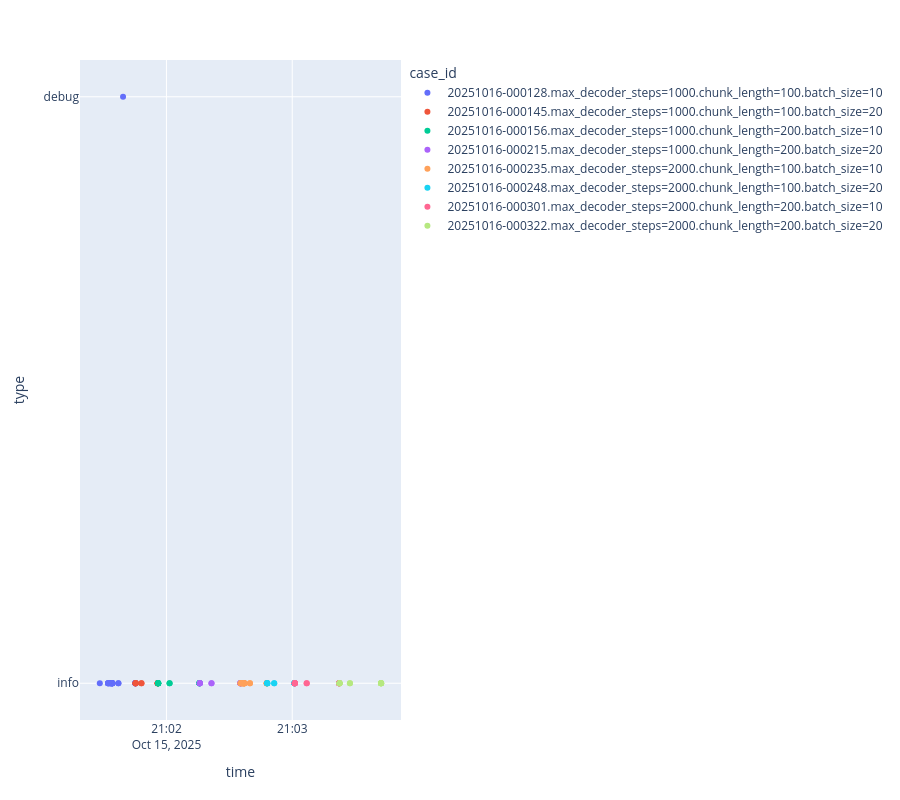

This figure's notebook cell:
### Code cell
px.scatter(df_log, x = "time", y = "type", color= "case_id", hover_data=["message"], height=800)

### Figure 1 — Plotly figure (JSON) as saved in the notebook; plotly's stock layout.template omitted (floating-point values rounded to 4 significant figures)
{"data": [{"customdata": [["done saving sound"], ["Audio saved to output/20251016/0001/20251016-000128.max_decoder_steps=1000.chunk_length=100.batch_size=10.wav"], ["saving sound"], ["recombine batch"], ["restore order of sentences"], [" Done Running text_to_speech_df"], ["     vocoder model finished"], ["do we really want to Ignore permission errors?"], ["     running vocoder model"], ["     TTS model finished"], ["     running TTS model"], ["     actual batch size: 5"], ["feeding 10 chunks: 0 to 5 from range [0,5] (total 5 chunks)"], [" Running text_to_speech_df"], [" initializing .meta.batch_size to 10"], ["limited to chunks 20 to 25"], [" initializing .meta.limit to [20, 25]"], [" initializing .meta.chunk_length to 100"], ["Loading pretrained files for: generator"], ["Fetch generator.ckpt: Fetching from HuggingFace Hub 'speechbrain/tts-hifigan-ljspeech' if not cached"], ["Fetch custom.py: Fetching from HuggingFace Hub 'speechbrain/tts-hifigan-ljspeech' if not cached"], ["Fetch hyperparams.yaml: Fetching from HuggingFace Hub 'speechbrain/tts-hifigan-ljspeech' if not cached"], [" initializing .model_voc.name to tts-hifigan-ljspeech"], ["Loading pretrained files for: model"], ["Fetch model.ckpt: Fetching from HuggingFace Hub 'speechbrain/tts-tacotron2-ljspeech' if not cached"], ["Fetch custom.py: Fetching from HuggingFace Hub 'speechbrain/tts-tacotron2-ljspeech' if not cached"], ["Fetch hyperparams.yaml: Fetching from HuggingFace Hub 'speechbrain/tts-tacotron2-ljspeech' if not cached"], [" initializing .model_tts.name to tts-tacotron2-ljspeech"], [" initializing .meta.overrides.max_decoder_steps to 1000"], [" initializing .meta.device to CPU"], [" initializing .data.test_data to data/arXiv-2106.04624v1/main.tex"]], "hovertemplate": "case_id=20251016-000128.max_decoder_steps=1000.chunk_length=100.batch_size=10<br>time=%{x}<br>type=%{y}<br>message=%{customdata[0]}<extra></extra>", "legendgroup": "20251016-000128.max_decoder_steps=1000.chunk_length=100.batch_size=10", "marker": {"color": "#636efa", "symbol": "circle"}, "mode": "markers", "name": "20251016-000128.max_decoder_steps=1000.chunk_length=100.batch_size=10", "orientation": "v", "showlegend": true, "type": "scatter", "x": ["2025-10-15T21:01:45.190690", "2025-10-15T21:01:45.190644", "2025-10-15T21:01:45.185477", "2025-10-15T21:01:45.184221", "2025-10-15T21:01:45.183839", "2025-10-15T21:01:45.183794", "2025-10-15T21:01:45.167612", "2025-10-15T21:01:39.301201", "2025-10-15T21:01:37.083502", "2025-10-15T21:01:37.083326", "2025-10-15T21:01:34.159715", "2025-10-15T21:01:34.159683", "2025-10-15T21:01:34.156209", "2025-10-15T21:01:34.156128", "2025-10-15T21:01:34.150955", "2025-10-15T21:01:34.139900", "2025-10-15T21:01:34.139845", "2025-10-15T21:01:34.132899", "2025-10-15T21:01:34.052484", "2025-10-15T21:01:33.884280", "2025-10-15T21:01:33.499823", "2025-10-15T21:01:33.307505", "2025-10-15T21:01:33.306937", "2025-10-15T21:01:33.216998", "2025-10-15T21:01:33.041543", "2025-10-15T21:01:32.559263", "2025-10-15T21:01:32.146544", "2025-10-15T21:01:32.146049", "2025-10-15T21:01:32.141883", "2025-10-15T21:01:32.137719", "2025-10-15T21:01:28.210002"], "xaxis": "x", "y": ["info", "info", "info", "info", "info", "info", "info", "debug", "info", "info", "info", "info", "info", "info", "info", "info", "info", "info", "info", "info", "info", "info", "info", "info", "info", "info", "info", "info", "info", "info", "info"], "yaxis": "y"}, {"customdata": [["done saving sound"], ["Audio saved to output/20251016/0001/20251016-000145.max_decoder_steps=1000.chunk_length=100.batch_size=20.wav"], ["saving sound"], ["recombine batch"], ["restore order of sentences"], [" Done Running text_to_speech_df"], ["     vocoder model finished"], ["     running vocoder model"], ["     TTS model finished"], ["     running TTS model"], ["     actual batch size: 5"], ["feeding 20 chunks: 0 to 5 from range [0,5] (total 5 chunks)"], [" Running text_to_speech_df"], [" re-initializing .meta.batch_size from 10 to 20"]], "hovertemplate": "case_id=20251016-000145.max_decoder_steps=1000.chunk_length=100.batch_size=20<br>time=%{x}<br>type=%{y}<br>message=%{customdata[0]}<extra></extra>", "legendgroup": "20251016-000145.max_decoder_steps=1000.chunk_length=100.batch_size=20", "marker": {"color": "#EF553B", "symbol": "circle"}, "mode": "markers", "name": "20251016-000145.max_decoder_steps=1000.chunk_length=100.batch_size=20", "orientation": "v", "showlegend": true, "type": "scatter", "x": ["2025-10-15T21:01:55.854378", "2025-10-15T21:01:55.854317", "2025-10-15T21:01:55.846599", "2025-10-15T21:01:55.845484", "2025-10-15T21:01:55.845018", "2025-10-15T21:01:55.844968", "2025-10-15T21:01:55.823923", "2025-10-15T21:01:48.069262", "2025-10-15T21:01:48.069119", "2025-10-15T21:01:45.304113", "2025-10-15T21:01:45.304075", "2025-10-15T21:01:45.300875", "2025-10-15T21:01:45.300768", "2025-10-15T21:01:45.293831"], "xaxis": "x", "y": ["info", "info", "info", "info", "info", "info", "info", "info", "info", "info", "info", "info", "info", "info"], "yaxis": "y"}, {"customdata": [["done saving sound"], ["Audio saved to output/20251016/0001/20251016-000156.max_decoder_steps=1000.chunk_length=200.batch_size=10.wav"], ["saving sound"], ["recombine batch"], ["restore order of sentences"], [" Done Running text_to_speech_df"], ["     vocoder model finished"], ["     running vocoder model"], ["     TTS model finished"], ["     running TTS model"], ["     actual batch size: 5"], ["feeding 10 chunks: 0 to 5 from range [0,5] (total 5 chunks)"], [" Running text_to_speech_df"], [" re-initializing .meta.batch_size from 20 to 10"], ["limited to chunks 20 to 25"], [" initializing .meta.limit to [20, 25]"], [" re-initializing .meta.chunk_length from 100 to 200"]], "hovertemplate": "case_id=20251016-000156.max_decoder_steps=1000.chunk_length=200.batch_size=10<br>time=%{x}<br>type=%{y}<br>message=%{customdata[0]}<extra></extra>", "legendgroup": "20251016-000156.max_decoder_steps=1000.chunk_length=200.batch_size=10", "marker": {"color": "#00cc96", "symbol": "circle"}, "mode": "markers", "name": "20251016-000156.max_decoder_steps=1000.chunk_length=200.batch_size=10", "orientation": "v", "showlegend": true, "type": "scatter", "x": ["2025-10-15T21:02:15.787768", "2025-10-15T21:02:15.787706", "2025-10-15T21:02:15.778493", "2025-10-15T21:02:15.777135", "2025-10-15T21:02:15.776761", "2025-10-15T21:02:15.776714", "2025-10-15T21:02:15.749762", "2025-10-15T21:02:01.492153", "2025-10-15T21:02:01.491958", "2025-10-15T21:01:56.066090", "2025-10-15T21:01:56.066029", "2025-10-15T21:01:56.061512", "2025-10-15T21:01:56.061428", "2025-10-15T21:01:56.055010", "2025-10-15T21:01:56.043847", "2025-10-15T21:01:56.043797", "2025-10-15T21:01:56.036803"], "xaxis": "x", "y": ["info", "info", "info", "info", "info", "info", "info", "info", "info", "info", "info", "info", "info", "info", "info", "info", "info"], "yaxis": "y"}, {"customdata": [["done saving sound"], ["Audio saved to output/20251016/0001/20251016-000215.max_decoder_steps=1000.chunk_length=200.batch_size=20.wav"], ["saving sound"], ["recombine batch"], ["restore order of sentences"], [" Done Running text_to_speech_df"], ["     vocoder model finished"], ["     running vocoder model"], ["     TTS model finished"], ["     running TTS model"], ["     actual batch size: 5"], ["feeding 20 chunks: 0 to 5 from range [0,5] (total 5 chunks)"], [" Running text_to_speech_df"], [" re-initializing .meta.batch_size from 10 to 20"]], "hovertemplate": "case_id=20251016-000215.max_decoder_steps=1000.chunk_length=200.batch_size=20<br>time=%{x}<br>type=%{y}<br>message=%{customdata[0]}<extra></extra>", "legendgroup": "20251016-000215.max_decoder_steps=1000.chunk_length=200.batch_size=20", "marker": {"color": "#ab63fa", "symbol": "circle"}, "mode": "markers", "name": "20251016-000215.max_decoder_steps=1000.chunk_length=200.batch_size=20", "orientation": "v", "showlegend": true, "type": "scatter", "x": ["2025-10-15T21:02:35.301858", "2025-10-15T21:02:35.301774", "2025-10-15T21:02:35.293762", "2025-10-15T21:02:35.292475", "2025-10-15T21:02:35.292023", "2025-10-15T21:02:35.291970", "2025-10-15T21:02:35.269032", "2025-10-15T21:02:21.480397", "2025-10-15T21:02:21.480270", "2025-10-15T21:02:15.919899", "2025-10-15T21:02:15.919842", "2025-10-15T21:02:15.914351", "2025-10-15T21:02:15.914259", "2025-10-15T21:02:15.905358"], "xaxis": "x", "y": ["info", "info", "info", "info", "info", "info", "info", "info", "info", "info", "info", "info", "info", "info"], "yaxis": "y"}, {"customdata": [["done saving sound"], ["Audio saved to output/20251016/0001/20251016-000235.max_decoder_steps=2000.chunk_length=100.batch_size=10.wav"], ["saving sound"], ["recombine batch"], ["restore order of sentences"], [" Done Running text_to_speech_df"], ["     vocoder model finished"], ["     running vocoder model"], ["     TTS model finished"], ["     running TTS model"], ["     actual batch size: 5"], ["feeding 10 chunks: 0 to 5 from range [0,5] (total 5 chunks)"], [" Running text_to_speech_df"], [" re-initializing .meta.batch_size from 20 to 10"], ["limited to chunks 20 to 25"], [" initializing .meta.limit to [20, 25]"], [" re-initializing .meta.chunk_length from 200 to 100"], ["Loading pretrained files for: generator"], ["Fetch generator.ckpt: Fetching from HuggingFace Hub 'speechbrain/tts-hifigan-ljspeech' if not cached"], ["Fetch custom.py: Fetching from HuggingFace Hub 'speechbrain/tts-hifigan-ljspeech' if not cached"], ["Fetch hyperparams.yaml: Fetching from HuggingFace Hub 'speechbrain/tts-hifigan-ljspeech' if not cached"], [" initializing .model_voc.name to tts-hifigan-ljspeech"], ["Loading pretrained files for: model"], ["Fetch model.ckpt: Fetching from HuggingFace Hub 'speechbrain/tts-tacotron2-ljspeech' if not cached"], ["Fetch custom.py: Fetching from HuggingFace Hub 'speechbrain/tts-tacotron2-ljspeech' if not cached"], ["Fetch hyperparams.yaml: Fetching from HuggingFace Hub 'speechbrain/tts-tacotron2-ljspeech' if not cached"], [" initializing .model_tts.name to tts-tacotron2-ljspeech"], [" re-initializing .meta.overrides.max_decoder_steps from 1000 to 2000"]], "hovertemplate": "case_id=20251016-000235.max_decoder_steps=2000.chunk_length=100.batch_size=10<br>time=%{x}<br>type=%{y}<br>message=%{customdata[0]}<extra></extra>", "legendgroup": "20251016-000235.max_decoder_steps=2000.chunk_length=100.batch_size=10", "marker": {"color": "#FFA15A", "symbol": "circle"}, "mode": "markers", "name": "20251016-000235.max_decoder_steps=2000.chunk_length=100.batch_size=10", "orientation": "v", "showlegend": true, "type": "scatter", "x": ["2025-10-15T21:02:47.924374", "2025-10-15T21:02:47.924247", "2025-10-15T21:02:47.849215", "2025-10-15T21:02:47.847234", "2025-10-15T21:02:47.846735", "2025-10-15T21:02:47.846664", "2025-10-15T21:02:47.825247", "2025-10-15T21:02:39.829571", "2025-10-15T21:02:39.829341", "2025-10-15T21:02:37.102641", "2025-10-15T21:02:37.102606", "2025-10-15T21:02:37.098696", "2025-10-15T21:02:37.098554", "2025-10-15T21:02:37.087998", "2025-10-15T21:02:37.076256", "2025-10-15T21:02:37.076199", "2025-10-15T21:02:37.067352", "2025-10-15T21:02:36.993056", "2025-10-15T21:02:36.816905", "2025-10-15T21:02:36.436709", "2025-10-15T21:02:36.253271", "2025-10-15T21:02:36.252827", "2025-10-15T21:02:36.196511", "2025-10-15T21:02:36.021236", "2025-10-15T21:02:35.582396", "2025-10-15T21:02:35.390973", "2025-10-15T21:02:35.390522", "2025-10-15T21:02:35.382521"], "xaxis": "x", "y": ["info", "info", "info", "info", "info", "info", "info", "info", "info", "info", "info", "info", "info", "info", "info", "info", "info", "info", "info", "info", "info", "info", "info", "info", "info", "info", "info", "info"], "yaxis": "y"}, {"customdata": [["done saving sound"], ["Audio saved to output/20251016/0001/20251016-000248.max_decoder_steps=2000.chunk_length=100.batch_size=20.wav"], ["saving sound"], ["recombine batch"], ["restore order of sentences"], [" Done Running text_to_speech_df"], ["     vocoder model finished"], ["     running vocoder model"], ["     TTS model finished"], ["     running TTS model"], ["     actual batch size: 5"], ["feeding 20 chunks: 0 to 5 from range [0,5] (total 5 chunks)"], [" Running text_to_speech_df"], [" re-initializing .meta.batch_size from 10 to 20"]], "hovertemplate": "case_id=20251016-000248.max_decoder_steps=2000.chunk_length=100.batch_size=20<br>time=%{x}<br>type=%{y}<br>message=%{customdata[0]}<extra></extra>", "legendgroup": "20251016-000248.max_decoder_steps=2000.chunk_length=100.batch_size=20", "marker": {"color": "#19d3f3", "symbol": "circle"}, "mode": "markers", "name": "20251016-000248.max_decoder_steps=2000.chunk_length=100.batch_size=20", "orientation": "v", "showlegend": true, "type": "scatter", "x": ["2025-10-15T21:03:01.061940", "2025-10-15T21:03:01.061841", "2025-10-15T21:03:01.051734", "2025-10-15T21:03:01.050319", "2025-10-15T21:03:01.049695", "2025-10-15T21:03:01.049620", "2025-10-15T21:03:01.029239", "2025-10-15T21:02:51.407092", "2025-10-15T21:02:51.406955", "2025-10-15T21:02:48.076882", "2025-10-15T21:02:48.076846", "2025-10-15T21:02:48.073322", "2025-10-15T21:02:48.073228", "2025-10-15T21:02:48.065641"], "xaxis": "x", "y": ["info", "info", "info", "info", "info", "info", "info", "info", "info", "info", "info", "info", "info", "info"], "yaxis": "y"}, {"customdata": [["done saving sound"], ["Audio saved to output/20251016/0001/20251016-000301.max_decoder_steps=2000.chunk_length=200.batch_size=10.wav"], ["saving sound"], ["recombine batch"], ["restore order of sentences"], [" Done Running text_to_speech_df"], ["     vocoder model finished"], ["     running vocoder model"], ["     TTS model finished"], ["     running TTS model"], ["     actual batch size: 5"], ["feeding 10 chunks: 0 to 5 from range [0,5] (total 5 chunks)"], [" Running text_to_speech_df"], [" re-initializing .meta.batch_size from 20 to 10"], ["limited to chunks 20 to 25"], [" initializing .meta.limit to [20, 25]"], [" re-initializing .meta.chunk_length from 100 to 200"]], "hovertemplate": "case_id=20251016-000301.max_decoder_steps=2000.chunk_length=200.batch_size=10<br>time=%{x}<br>type=%{y}<br>message=%{customdata[0]}<extra></extra>", "legendgroup": "20251016-000301.max_decoder_steps=2000.chunk_length=200.batch_size=10", "marker": {"color": "#FF6692", "symbol": "circle"}, "mode": "markers", "name": "20251016-000301.max_decoder_steps=2000.chunk_length=200.batch_size=10", "orientation": "v", "showlegend": true, "type": "scatter", "x": ["2025-10-15T21:03:22.395004", "2025-10-15T21:03:22.394864", "2025-10-15T21:03:22.386805", "2025-10-15T21:03:22.385724", "2025-10-15T21:03:22.385190", "2025-10-15T21:03:22.385128", "2025-10-15T21:03:22.361172", "2025-10-15T21:03:06.900909", "2025-10-15T21:03:06.900762", "2025-10-15T21:03:01.242758", "2025-10-15T21:03:01.242707", "2025-10-15T21:03:01.237379", "2025-10-15T21:03:01.237152", "2025-10-15T21:03:01.229599", "2025-10-15T21:03:01.221110", "2025-10-15T21:03:01.221055", "2025-10-15T21:03:01.212752"], "xaxis": "x", "y": ["info", "info", "info", "info", "info", "info", "info", "info", "info", "info", "info", "info", "info", "info", "info", "info", "info"], "yaxis": "y"}, {"customdata": [["done saving sound"], ["Audio saved to output/20251016/0001/20251016-000322.max_decoder_steps=2000.chunk_length=200.batch_size=20.wav"], ["saving sound"], ["recombine batch"], ["restore order of sentences"], [" Done Running text_to_speech_df"], ["     vocoder model finished"], ["     running vocoder model"], ["     TTS model finished"], ["     running TTS model"], ["     actual batch size: 5"], ["feeding 20 chunks: 0 to 5 from range [0,5] (total 5 chunks)"], [" Running text_to_speech_df"], [" re-initializing .meta.batch_size from 10 to 20"]], "hovertemplate": "case_id=20251016-000322.max_decoder_steps=2000.chunk_length=200.batch_size=20<br>time=%{x}<br>type=%{y}<br>message=%{customdata[0]}<extra></extra>", "legendgroup": "20251016-000322.max_decoder_steps=2000.chunk_length=200.batch_size=20", "marker": {"color": "#B6E880", "symbol": "circle"}, "mode": "markers", "name": "20251016-000322.max_decoder_steps=2000.chunk_length=200.batch_size=20", "orientation": "v", "showlegend": true, "type": "scatter", "x": ["2025-10-15T21:03:42.441609", "2025-10-15T21:03:42.441549", "2025-10-15T21:03:42.356351", "2025-10-15T21:03:42.355489", "2025-10-15T21:03:42.354781", "2025-10-15T21:03:42.354720", "2025-10-15T21:03:42.332360", "2025-10-15T21:03:27.520459", "2025-10-15T21:03:27.520309", "2025-10-15T21:03:22.582306", "2025-10-15T21:03:22.582254", "2025-10-15T21:03:22.576169", "2025-10-15T21:03:22.575918", "2025-10-15T21:03:22.566927"], "xaxis": "x", "y": ["info", "info", "info", "info", "info", "info", "info", "info", "info", "info", "info", "info", "info", "info"], "yaxis": "y"}], "layout": {"height": 800, "legend": {"title": {"text": "case_id"}, "tracegroupgap": 0}, "margin": {"t": 60}, "xaxis": {"anchor": "y", "domain": [0, 1], "title": {"text": "time"}}, "yaxis": {"anchor": "x", "domain": [0, 1], "title": {"text": "type"}}}}
